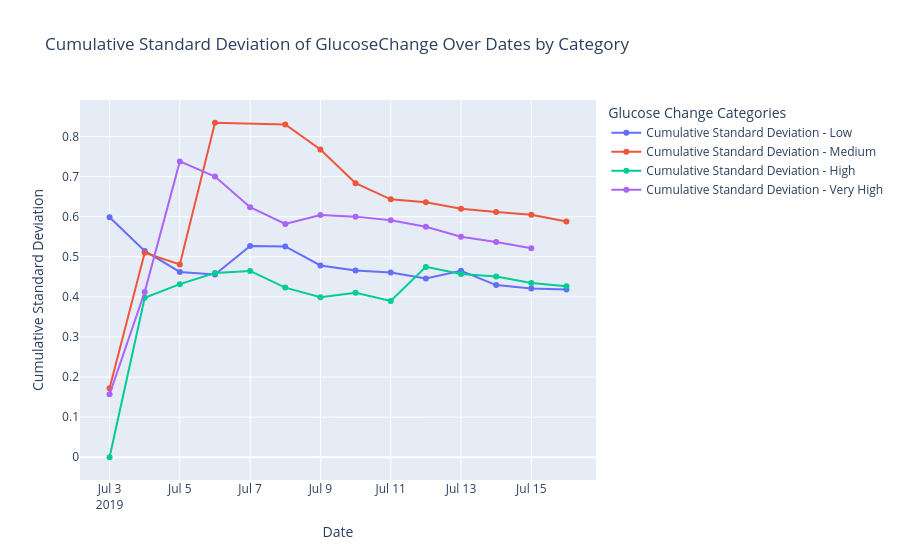

The notebook cell this image was saved under:
### Code cell
def plot_multiple_cumulative_std(data_dict):
    fig = go.Figure()
    
    for label, data in data_dict.items():
        unique_dates = sorted(data['Timestamp'].dt.date.unique())
        cumulative_std = []
        
        for i in range(len(unique_dates)):
            current_data = data[data['Timestamp'].dt.date <= unique_dates[i]]
            std = current_data['GlucoseChange'].std()
            cumulative_std.append(std)
        
        fig.add_trace(go.Scatter(
            x=unique_dates,
            y=cumulative_std,
            mode='lines+markers',
            name=f'Cumulative Standard Deviation - {label}'
        ))
    
    fig.update_layout(
        title="Cumulative Standard Deviation of GlucoseChange Over Dates by Category",
        xaxis_title="Date",
        yaxis_title="Cumulative Standard Deviation",
        legend_title="Glucose Change Categories"
    )
    
    fig.show()
data_dict = {
    "Low": actgluco_low,
    "Medium": actgluco_medium,
    "High": actgluco_high,
    "Very High": actgluco_very_high
}

plot_multiple_cumulative_std(data_dict)

### Figure 1 — Plotly figure (JSON) as saved in the notebook; plotly's stock layout.template omitted (floating-point values rounded to 4 significant figures)
{"data": [{"mode": "lines+markers", "name": "Cumulative Standard Deviation - Low", "type": "scatter", "x": ["2019-07-03", "2019-07-04", "2019-07-05", "2019-07-06", "2019-07-07", "2019-07-08", "2019-07-09", "2019-07-10", "2019-07-11", "2019-07-12", "2019-07-13", "2019-07-14", "2019-07-15", "2019-07-16"], "y": [0.5986, 0.5147, 0.4623, 0.4557, 0.5267, 0.5257, 0.4784, 0.4658, 0.461, 0.4458, 0.4649, 0.4294, 0.421, 0.4187]}, {"mode": "lines+markers", "name": "Cumulative Standard Deviation - Medium", "type": "scatter", "x": ["2019-07-03", "2019-07-04", "2019-07-05", "2019-07-06", "2019-07-08", "2019-07-09", "2019-07-10", "2019-07-11", "2019-07-12", "2019-07-13", "2019-07-14", "2019-07-15", "2019-07-16"], "y": [0.1718, 0.5098, 0.4806, 0.8343, 0.8298, 0.7677, 0.6836, 0.6433, 0.6359, 0.62, 0.6118, 0.6047, 0.5877]}, {"mode": "lines+markers", "name": "Cumulative Standard Deviation - High", "type": "scatter", "x": ["2019-07-03", "2019-07-04", "2019-07-05", "2019-07-06", "2019-07-07", "2019-07-08", "2019-07-09", "2019-07-10", "2019-07-11", "2019-07-12", "2019-07-13", "2019-07-14", "2019-07-15", "2019-07-16"], "y": [6.28e-16, 0.3978, 0.4317, 0.4594, 0.4648, 0.4231, 0.3989, 0.41, 0.3897, 0.4748, 0.4568, 0.451, 0.4348, 0.4263]}, {"mode": "lines+markers", "name": "Cumulative Standard Deviation - Very High", "type": "scatter", "x": ["2019-07-03", "2019-07-04", "2019-07-05", "2019-07-06", "2019-07-07", "2019-07-08", "2019-07-09", "2019-07-10", "2019-07-11", "2019-07-12", "2019-07-13", "2019-07-14", "2019-07-15"], "y": [0.157, 0.412, 0.7378, 0.7, 0.6238, 0.582, 0.6039, 0.6001, 0.5912, 0.5749, 0.5499, 0.5367, 0.5213]}], "layout": {"legend": {"title": {"text": "Glucose Change Categories"}}, "title": {"text": "Cumulative Standard Deviation of GlucoseChange Over Dates by Category"}, "xaxis": {"title": {"text": "Date"}}, "yaxis": {"title": {"text": "Cumulative Standard Deviation"}}}}
